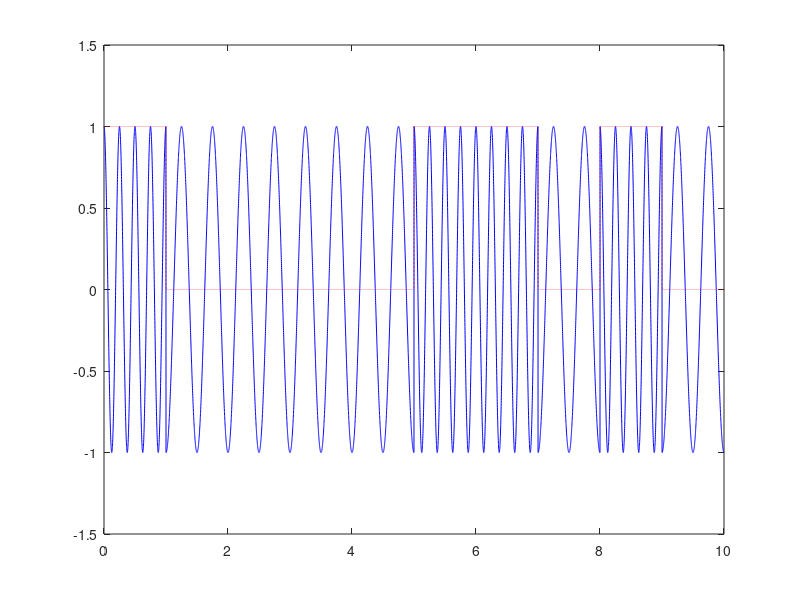
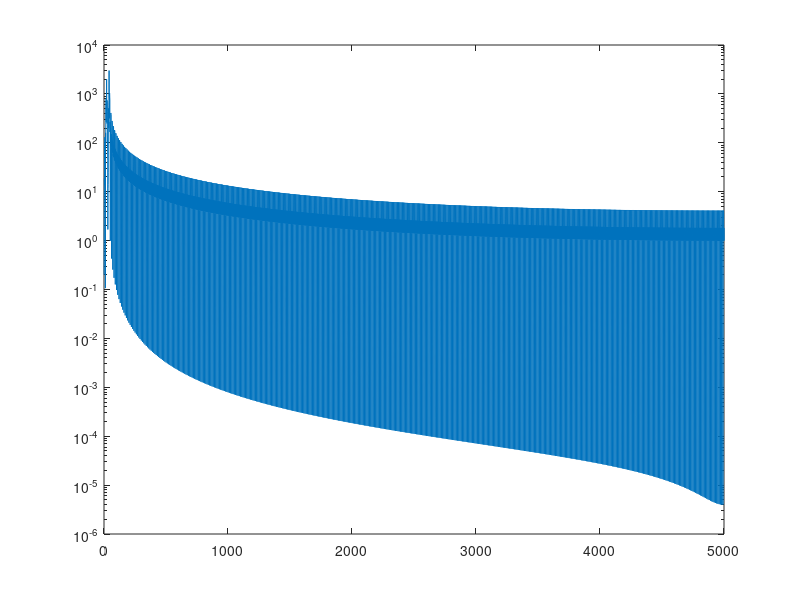

Here is the MATLAB script that generated these plots, in order:
%FSK
clf
clear all
N = 10;     % number of bits in one simulation
t = linspace(0,N,10000);    % time from 0 to N seconds, 1bps
bk = rand(1,N)>0.5;
bkt = kron(bk, ones(1,10000/N));
ct1 = cos(2*pi*2*t+pi);      % geneate carriers
ct2 = cos(2*pi*4*t+0);
fsk = ct1.*(bkt==0)+ct2.*(bkt==1);
figure(1);
plot(t,fsk, 'b', t, bkt, 'r:');
axis([0,N,-1.5,1.5])

spect = zeros(1,10000);
% check the average over a long time of simulation
for k=1:1000
    bbk = rand(1,N)>0.5;
    bbkt = kron(bk,ones(1,10000/N));
    fskt = ct1.*(bbkt==1)+ct2.*(bbkt==0);
    spect = spect + abs(fft(fskt));
end
figure(2)   % plot the spectrum of ASK, remember the frequency resolution is 
            %   \delta f = 1/T = 1/10 = 0.05 Hz
plot(1:length(spect)/2,abs(spect(1:length(spect)/2))/1000)
semilogy(1:length(spect)/2,abs(spect(1:length(spect)/2))/1000)
